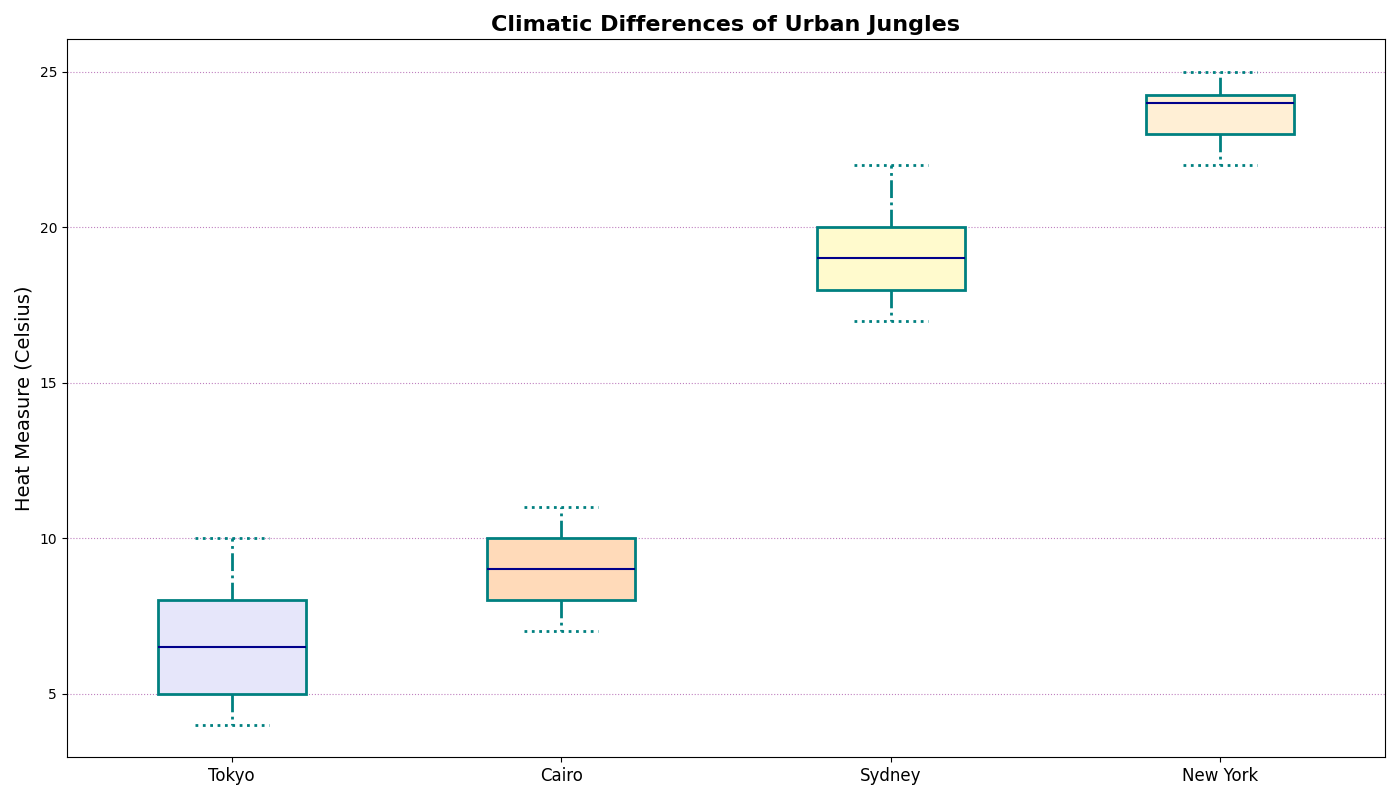

Source code (Python):
import matplotlib.pyplot as plt

# We are removing the data for 'London'
cities = ['Tokyo', 'Cairo', 'Sydney', 'New York']

temperatures = [
    [5, 6, 8, 7, 6, 5, 7, 8, 9, 4, 5, 5, 6, 7, 8, 5, 6, 7, 10, 6, 7, 5, 8, 9],
    [7, 8, 10, 9, 8, 8, 9, 10, 11, 8, 9, 8, 10, 9, 8, 9, 10, 11, 10, 9, 8, 10, 9, 8],
    [18, 20, 19, 21, 22, 18, 20, 17, 20, 21, 19, 17, 18, 19, 20, 18, 19, 17, 20, 19, 21, 17, 18, 20],
    [23, 25, 22, 24, 23, 25, 24, 23, 24, 25, 22, 24, 23, 24, 22, 25, 23, 24, 25, 23, 24, 25, 22, 23]
]

fig, ax = plt.subplots(figsize=(14, 8))
bplot = ax.boxplot(temperatures, vert=True, patch_artist=True,
                   boxprops=dict(facecolor='lavender', color='teal', linewidth=2),
                   whiskerprops=dict(color='teal', linewidth=2, linestyle='-.'),
                   capprops=dict(color='teal', linewidth=2, linestyle=':'),
                   medianprops=dict(color='darkblue', linewidth=1.5, linestyle='-'),
                   flierprops=dict(markerfacecolor='teal', marker='s', markersize=8, alpha=0.5))

ax.set_xticklabels(cities, fontsize=12)
ax.set_title('Climatic Differences of Urban Jungles', fontsize=16, fontweight='bold')
ax.set_ylabel('Heat Measure (Celsius)', fontsize=14)
ax.yaxis.grid(True, linestyle=':', which='major', color='purple', alpha=0.5)

colors = ['lavender', 'peachpuff', 'lemonchiffon', 'papayawhip']
for patch, color in zip(bplot['boxes'], colors):
    patch.set_facecolor(color)

plt.tight_layout()
plt.show()
